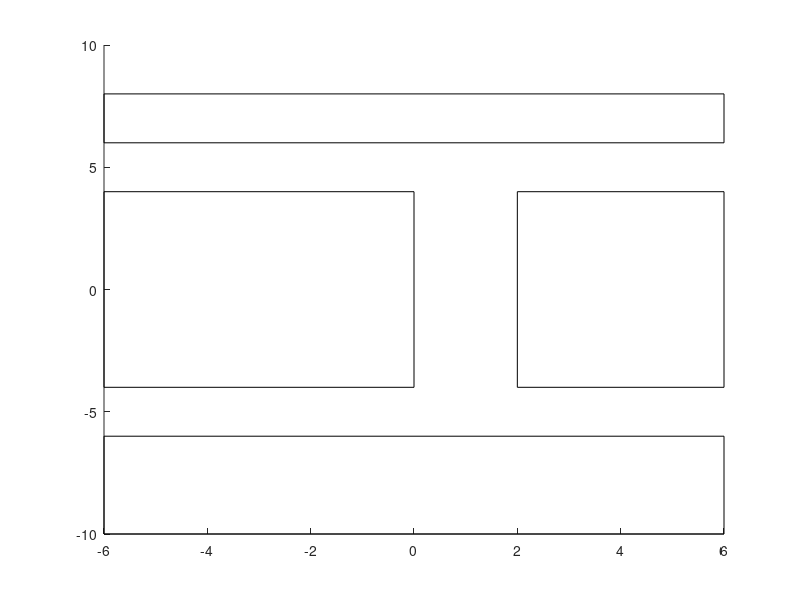

Here is the MATLAB script that generated this plot: (Note: this script raises an error after producing the figure.)

function plotmeproj4

% car
clear all; close all

hold on

% % TODO obstacles

% obstacle 1, bottom
rectangle('Position',[-6,-10,12,4]);

% obstacle 2, bottom
rectangle('Position',[-6,-4,6,8]);

% obstacle 3, bottom
rectangle('Position',[2,-4,4,8]);

% obstacle 4, bottom
rectangle('Position',[-6,6,12,2]);
 
A = importdata('/Users/nicholasmerritt/programs/comp450/mech450/Project4/path.txt');

plotemcoach(A,-5,-5,5,5);




function plotemcoach(A, startx, starty, endx, endy)
r = .1;

for i = 1:length(A)
    gosqr(A(i,1),A(i,2),A(i,3), r);
    %plot(A(i,1),A(i,2))
end

rectangle('Position',[startx - r/2,starty - r/2,r,r], 'EdgeColor','g')
rectangle('Position',[endx - r/2,endy - r/2,r,r], 'EdgeColor','r')

axis equal

function gosqr(x,y,theta,r)

a = x;
b = y;
w = r;
h = r;
X = [-w/2 w/2 w/2 -w/2 -w/2];
Y = [h/2 h/2 -h/2 -h/2 h/2];
P = [X;Y];
ct = cos(theta);
st = sin(theta);
R = [ct -st;st ct];
P = R * P;
h=plot(P(1,:)+a,P(2,:)+b);
